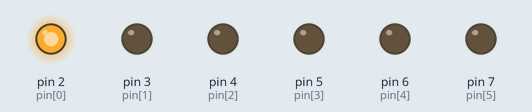
Recording of a sketch running on a simulated Arduino Uno, built with avr-gcc and run on an emulated ATmega328P. On the bench: output pins drawn as LEDs (lit = HIGH).

Above: at 1.0 s.
At 3.0 s:
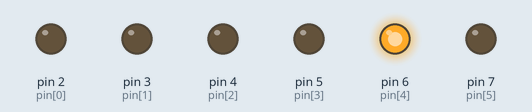
At 5.0 s:
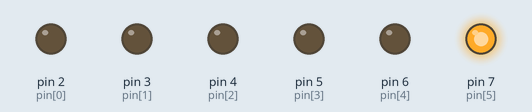
At 7.0 s:
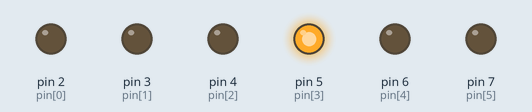
At 9.0 s:
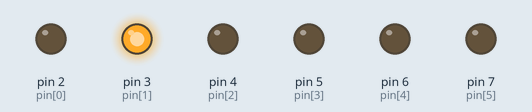
At 11.0 s:
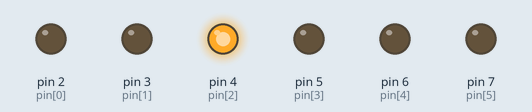
Timing chart, 0 to 15.6 s (numbered marks = the images above):
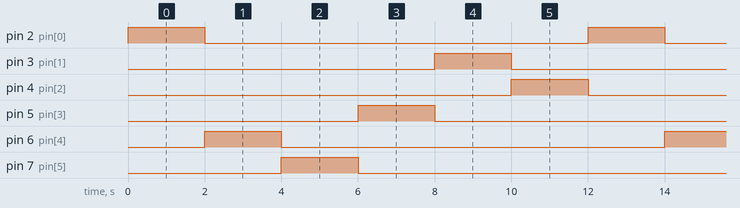

The sketch:

round_robin.ino
```cpp
// C++ code
//Claire Ann Lampios BSCpE-4A
//Round Robin


void setup()
{
  pinMode(2, OUTPUT); //set port 13 to output
  pinMode(3, OUTPUT); //set port 12 to output
  pinMode(4, OUTPUT); //set port 11 to output
  pinMode(5, OUTPUT); //set port 10 to output
  pinMode(6, OUTPUT); //set port 9 to output
  pinMode(7, OUTPUT); //set port 8 to output
}

void loop()
{
  round_robin(); //calling the function.
}

void round_robin(){
  int time_quantum = 2000;
  int burst_time[6] = {10000, 5000, 8000, 3000, 1000, 2000};
  int pin[6] = {2, 3, 4, 5, 6, 7};
  int ready_queue[6];
  int arrival_time[6] = {0,5000, 8000, 3000, 1000, 2000};

  int temp;
  for (int i=0; i<6; i++){
    for (int j=0; j<6; j++){
      if (arrival_time[i] < arrival_time[j]){
      	temp = arrival_time[i];
        arrival_time[i] = arrival_time[j];
        arrival_time[j] = temp;

        temp = burst_time[i];
        burst_time[i] = burst_time[j];
        burst_time[j] = temp;

        temp = pin[i];
        pin[i] = pin[j];
        pin[j] = temp;
      }
    }
  }

  for (int i=0; i<6; i++){
  	digitalWrite(pin[i], HIGH);
    delay(time_quantum);
    digitalWrite(pin[i], LOW);
    burst_time[i] = burst_time[i] - time_quantum;
  }
}
```

Measured:
- by itself, pin 2 (pin[0]), pin 3 (pin[1]), pin 4 (pin[2]), pin 5 (pin[3]), pin 6 (pin[4]), pin 7 (pin[5]): alternates HIGH for 2.0 s and LOW for 10.0 s
- by itself, everything shown: repeats every 12.0 s, in 7 steps
